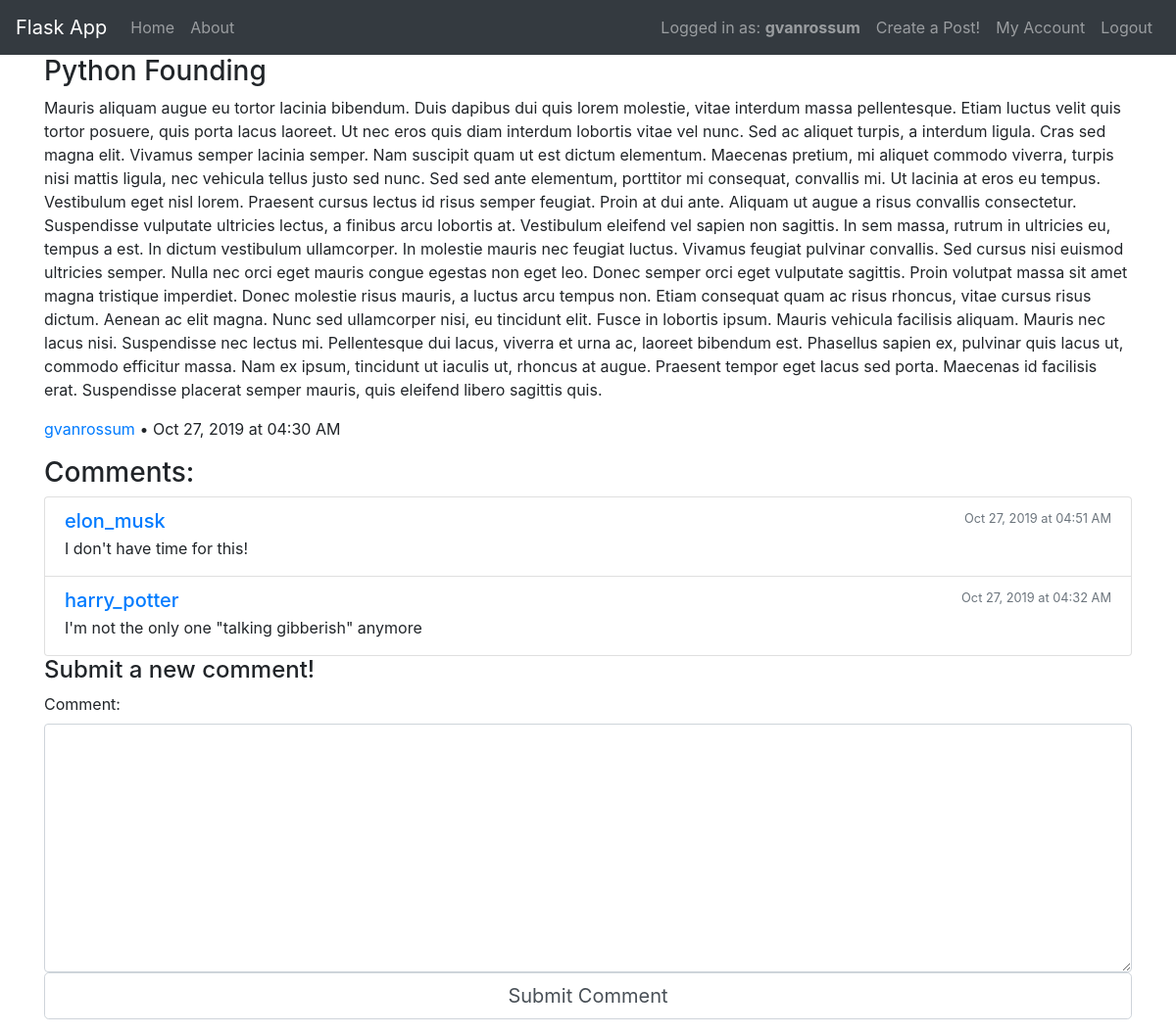
Screenshot of /posts/Python Founding (signed in) with the database file from the repository.
### flask_app/models.py (models this page shows, shortened)
class User(db.Model, UserMixin):
    id = db.Column(db.Integer, primary_key=True)
    username = db.Column(db.String(30), unique=True, nullable=False)
    email = db.Column(db.String(120), unique=True, nullable=False)
    password = db.Column(db.String(60), nullable=False)
    posts = db.relationship("Post", backref="author", lazy=True)
    comments = db.relationship("Comment", backref="author", lazy=True)

class Post(db.Model):
    id = db.Column(db.Integer, primary_key=True)
    title = db.Column(db.String(100), nullable=False, unique=True)
    date = db.Column(db.DateTime, nullable=False, default=datetime.now)
    is_video = db.Column(db.Boolean, nullable=False)
    content = db.Column(db.Text, nullable=False)
    user_id = db.Column(db.Integer, db.ForeignKey("user.id"), nullable=False)
    comments = db.relationship("Comment", backref="post", lazy=True)

class Comment(db.Model):
    id = db.Column(db.Integer, primary_key=True)
    content = db.Column(db.Text, nullable=False)
    date = db.Column(db.DateTime, nullable=False, default=datetime.now)
    user_id = db.Column(db.Integer, db.ForeignKey("user.id"), nullable=False)
    post_id = db.Column(db.Integer, db.ForeignKey("post.id"), nullable=False)

### flask_app/posts/routes.py (the view)
@posts.route("/posts/<title>", methods=["GET", "POST"])
def post_detail(title):
    form = CommentForm()
    post = Post.query.filter_by(title=title).first()
    if form.validate_on_submit():
        comment = Comment(content=form.text.data, author=current_user, post=post)
        db.session.add(comment)
        db.session.commit()
        return redirect(request.path)
    comments = post.comments[::-1]
    return render_template("post_detail.html", post=post, comments=comments, form=form)

### flask_app/posts/forms.py
class CommentForm(FlaskForm):
    text = TextAreaField("Comment:", validators=[Length(min=1)])
    submit = SubmitField("Submit Comment")

### flask_app/models.py (called while the page is built)
@login_manager.user_loader
def load_user(id):
    return User.query.get(int(id))

### flask_app/templates/post_detail.html (shortened to what this page needs)
{% extends "base.html" %}
{% block content %}
<article class="content-section">
    <div>
        <h3>{{ post.title }}</h3>
        {% if post.is_video %}
        <iframe width="560" height="315" src={{ "https://www.youtube.com/embed/%s" % post.content }} frameborder="0"
            allow="accelerometer; autoplay; encrypted-media; gyroscope; picture-in-picture" allowfullscreen>
        </iframe>
        {% else %}
        <p>{{ post.content }}</p>
        {% endif %}
        <div>
            <p>
                <a href={{ url_for('main.user_detail', username=post.author.username) }}>
                    {{ post.author.username -}}
                </a> •
                {{ post.date.strftime('%b %d, %Y at %I:%M %p') }}
            </p>
        </div>
    </div>
</article>
<h3>Comments:</h3>
{% if comments %}
<div class="list-group">
    {% for comment in comments %}
    <div class="list-group-item">
        <div class="d-flex w-100 justify-content-between">
            <a href={{ url_for('main.user_detail', username=comment.author.username) }}>
                <h5 class="mb-1">{{ comment.author.username }}</h5>
            </a>
            <small class="text-muted">{{ comment.date.strftime('%b %d, %Y at %I:%M %p') }}</small>
        </div>
        <p class="mb-1">{{ comment.content }}</p>
    </div>
    {% endfor %}
</div>
{% else %}
<h5>No comments yet... be the first! (Make sure you're logged in)</h5>
{% endif %}
{% if current_user.is_authenticated %}
<div>
    <h4>Submit a new comment!</h4>
    <form action="" method="post">
        <div>
            {{ form.text.label(class="form-control-label") }}
            {{ form.text(class="form-control form-control-md", rows=10) }}
        </div>
        <div>
            {{ form.submit(class="form-control form-control-lg") }}
        </div>
    </form>
</div>
{% endif %}
{% endblock %}

### flask_app/templates/base.html (shortened to what this page needs)
<html lang="en">
<head>
    <link rel="stylesheet" href="https://stackpath.bootstrapcdn.com/bootstrap/4.3.1/css/bootstrap.min.css"
>
    <link rel="stylesheet" href={{ url_for('static', filename='css/custom.css') }}>
</head>
<body>
    <header>
        <nav class="navbar navbar-expand-md navbar-dark bg-dark">
            <a class="navbar-brand" href={{ url_for('main.index' )}}>Flask App</a>
            <div class="collapse navbar-collapse" id="navbarToggle">
                <ul class="nav navbar-nav mr-auto">
                    <li class="nav-item">
                        <a href={{ url_for('main.index') }} class="nav-link">Home</a>
                    </li>
                    <li class="nav-item">
                        <a href={{ url_for('main.about') }} class="nav-link">About</a>
                    </li>
                </ul>
                {% if current_user.is_authenticated %}
                <ul class="nav navbar-nav ml-auto justify-content-end">
                    <li class="nav-item">
                        <a href=# class="nav-link">Logged in as: <b>{{ current_user.username }}</b></a>
                    </li>
                    <li class="nav-item">
                        <a href={{ url_for('posts.create_post') }} class="nav-link">Create a Post!</a>
                    </li>
                    <li class="nav-item">
                        <a href={{ url_for('users.account' )}} class="nav-link">My Account</a>
                    </li>
                    <li class="nav-item">
                        <a href={{ url_for('users.logout' )}} class="nav-link">Logout</a>
                    </li>
                </ul>
                {% endif %}
            </div>
        </nav>
    </header>
    <main class="container">
        <div class="row">
            <div class="col-md-12">
                {% block content %}{% endblock %}
            </div>
        </div>
    </main>
</body>
</html>

### rows the page displays
User: username "gvanrossum", author.username "gvanrossum"
Post: title "Python Founding", content "Mauris aliquam augue eu tortor lacinia bibendum. Duis dapibus dui quis lorem molestie, vitae interdum massa pellentesque. Etiam luctus velit quis tortor posuere, quis porta lacus laoreet. Ut nec eros quis diam interdum lobortis vitae vel nunc. Sed ac aliquet turpis, a interdum ligula. Cras sed magna elit. Vivamus semper lacinia semper. Nam suscipit quam ut est dictum elementum. Maecenas pretium, mi aliquet commodo viverra, turpis nisi mattis ligula, nec vehicula tellus justo sed nunc. Sed sed ante elementum, porttitor mi consequat, convallis mi. Ut lacinia at eros eu tempus. Vestibulum eget nisl lorem. Praesent cursus lectus id risus semper feugiat. Proin at dui ante. Aliquam ut augue a…", date "Oct 27, 2019 at 04:30 AM"
Comment: author.username "elon_musk", date "Oct 27, 2019 at 04:51 AM", content "I don't have time for this!"
Comment: author.username "harry_potter", date "Oct 27, 2019 at 04:32 AM", content "I'm not the only one \"talking gibberish\" anymore"
